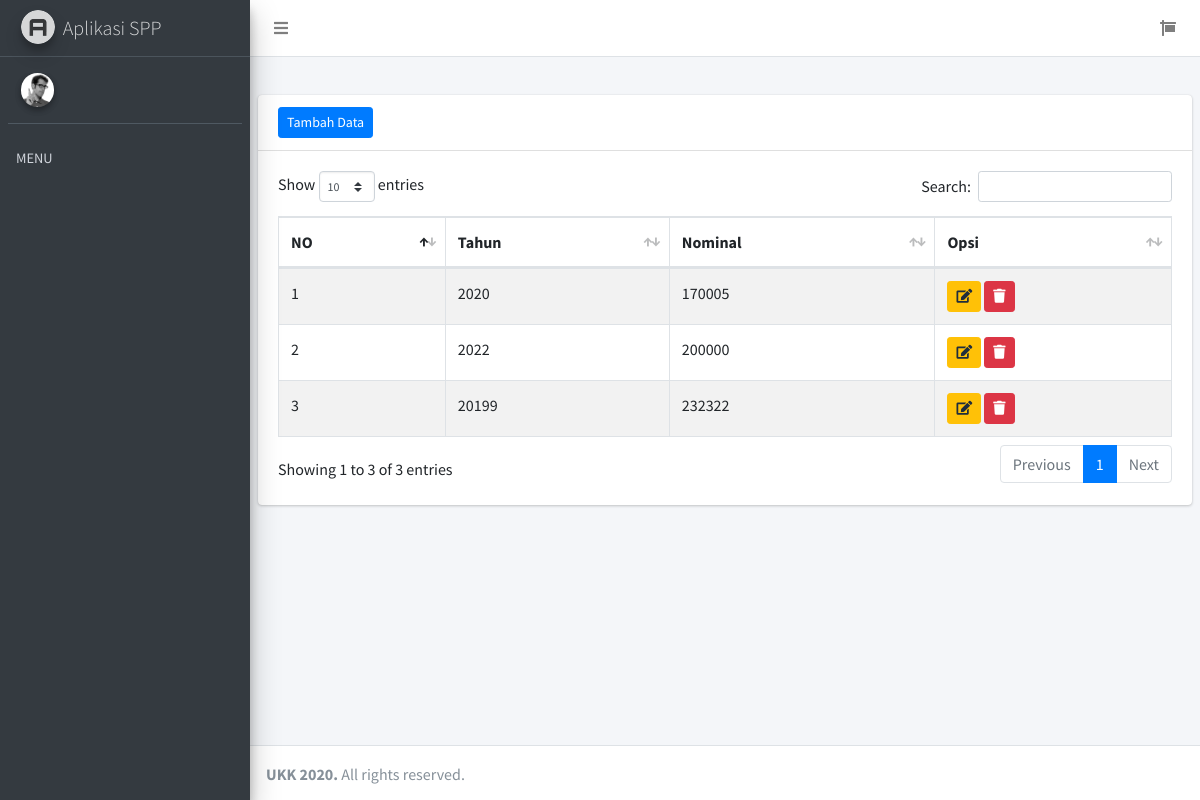
Screenshot of /index.php/dataspp with the database file from the repository.
### tables this page shows
CREATE TABLE `spp` (
  `id_spp` int(11) NOT NULL,
  `tahun` int(11) NOT NULL,
  `nominal` int(11) NOT NULL
);

### application/controllers/DataSpp.php (called while the page is built, shortened)
<?php
class DataSpp extends CI_Controller {
	public function index()
	{
		$data['title'] = 'Data Spp';
		$data['data_spp'] = $this->M_spp->get_data()->result();
		$this->load->view('layouts/header', $data);
		$this->load->view('layouts/sidebar');
		$this->load->view('admin/data_spp/data_spp',$data);
		$this->load->view('layouts/footer');
	}
}

### index.php (called while the page is built, shortened)
<?php
require_once BASEPATH.'core/CodeIgniter.php';

### application/models/M_spp.php (called while the page is built, shortened)
<?php
class M_spp extends CI_Model {
	public function get_data()
	{
		return $this->db->get('spp');
	}
}

### application/views/admin/data_spp/data_spp.php (the view, shortened to what this page needs)
<div class="content-wrapper">
	<section class="content-header">
	</section>
	<section class="content">
		<div class="row">
			<div class="col-12">
				<div class="card">
					<div class="card-header">
						<a href="<?php echo base_url('tambah-spp') ?>" class="btn btn-sm btn-primary">Tambah Data</a>
					</div>
					<div class="card-body">
						<table id="example1" class="table table-bordered table-striped">
							<thead>
								<tr>
									<th>NO</th>
									<th>Tahun</th>
									<th>Nominal</th>
									<th>Opsi</th>
								</tr>
							</thead>
							<tbody>
								<?php $no=1; foreach ($data_spp as $spp) { ?>
								<tr>
									<td><?php echo $no++ ?></td>
									<td><?php echo $spp->tahun ?></td>
									<td><?php echo $spp->nominal ?></td>
									<td>
										<a href="<?php echo base_url('edit-spp/'.$spp->id_spp) ?>"
											class="btn btn-sm btn-warning"><i class="fa fa-edit"></i></a>
										<a onclick="return confirm('Beneran ? Hapus Data == Hapus Kenangan:v')" href="<?php echo base_url('hapus-spp/'.$spp->id_spp) ?>"
											class="btn btn-sm btn-danger"><i class="fa fa-trash"></i></a>
									</td>
								</tr>
								<?php } ?>
							</tbody>
						</table>
					</div>
				</div>
			</div>
		</div>
	</section>
</div>

### rows the page displays
spp: tahun "2020", nominal "170005"
spp: tahun "2022", nominal "200000"
spp: tahun "20199", nominal "232322"
